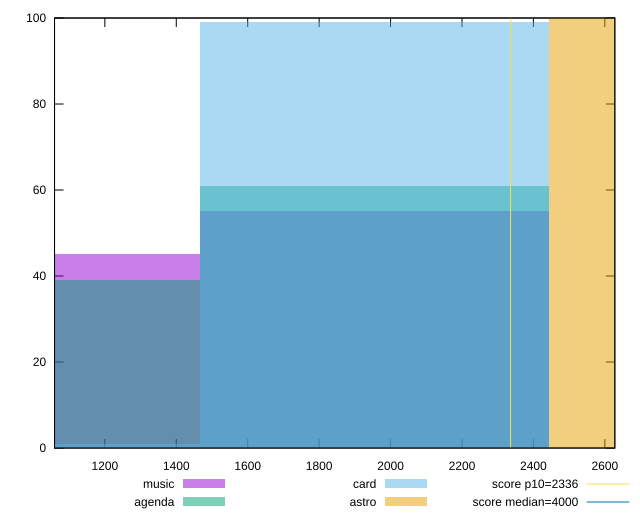

Write the gnuplot code that produced this figure.
reset

$music <<EOF
1954.957994362664 55
977.478997181332 45
EOF

$agenda <<EOF
1954.957994362664 61
977.478997181332 39
EOF

$card <<EOF
1954.957994362664 99
977.478997181332 1
EOF

$astro <<EOF
2932.436991543996 100
EOF

set key outside below
set boxwidth 977.478997181332
set xrange [1059.1248:2627.94]
set yrange [0:100]
set trange [0:100]
set style fill transparent solid 0.5 noborder

set parametric
set terminal svg size 640, 520 enhanced background rgb 'white'
set output "reports/report_00031_2021-02-24T23-18-18.084Z/first-contentful-paint/comparison/histogram/all_raw.svg"

plot $music title "music" with boxes, \
     $agenda title "agenda" with boxes, \
     $card title "card" with boxes, \
     $astro title "astro" with boxes, \
     2336,t title "score p10=2336", \
     4000,t title "score median=4000"

reset
